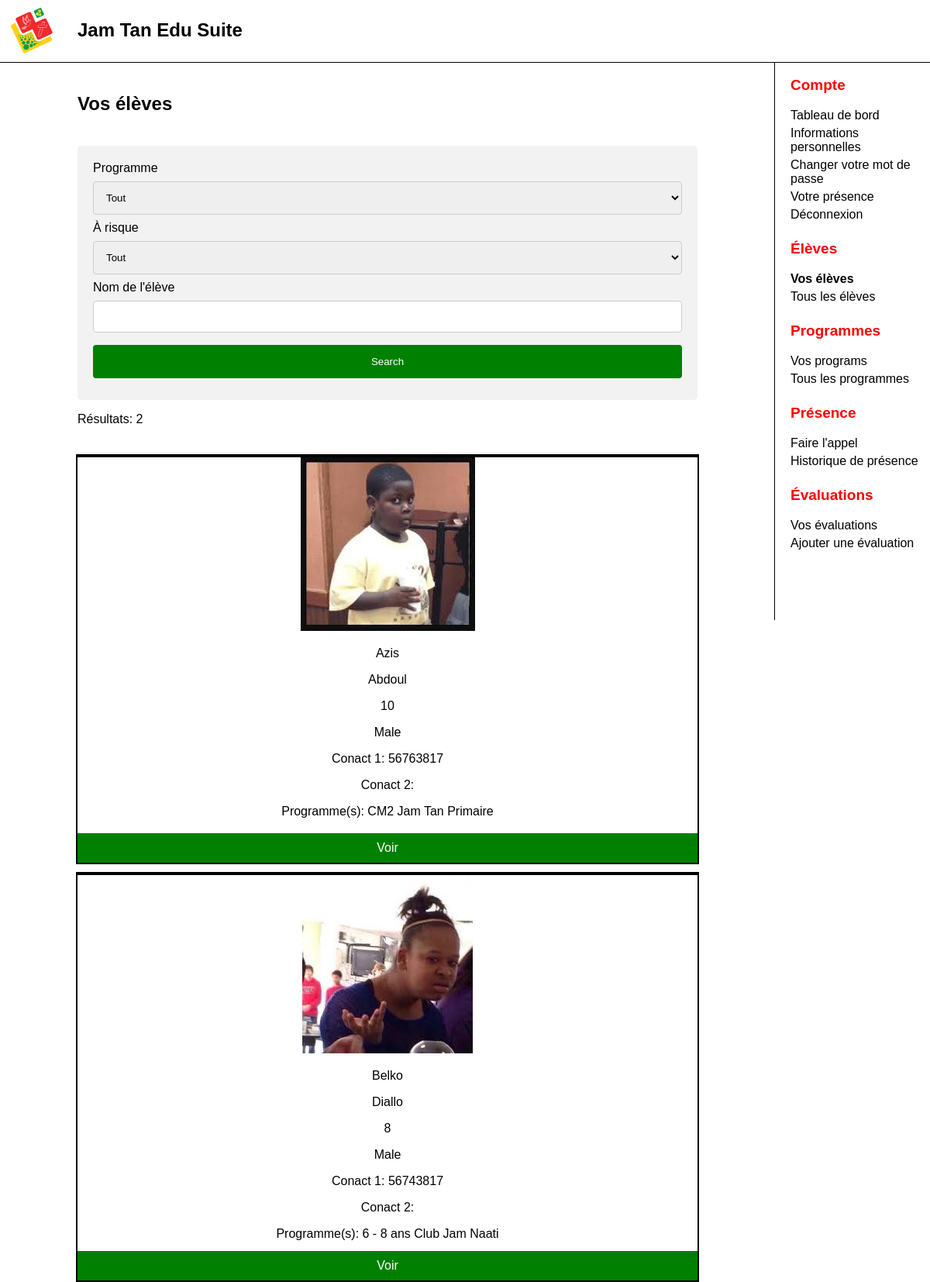
The page /views/YourStudents.php (signed in) on the database its author committed.
### tables this page shows
CREATE TABLE Student (
StudentID INTEGER NOT NULL PRIMARY KEY AUTO_INCREMENT,
StudentFirstName VARCHAR(60) NOT NULL,
StudentLastName VARCHAR(60) NOT NULL,
StudentBirthDate DATE NOT NULL,
StudentTown VARCHAR(60) NOT NULL,
StudentGender ENUM("Male", "Female"),
StudentSchool_Year TINYINT UNSIGNED NOT NULL DEFAULT 0,
StudentPicture VARCHAR(255),
Contact1 VARCHAR(8) NOT NULL,
Contact2 VARCHAR(8),
FatherFirst_Name VARCHAR(60) NOT NULL,
FatherLast_Name VARCHAR(60) NOT NULL,
MotherFirst_Name VARCHAR(60) NOT NULL,
MotherLast_Name VARCHAR(60) NOT NULL
);

### views/YourStudents.php (the view, shortened to what this page needs)
<?php
require("../controllers/db.php");
$AccountID = $_SESSION['AccountID'];
$GetStudents = "SELECT TIMESTAMPDIFF(YEAR, Student.StudentBirthDate, CURDATE()) AS Age,
Student.StudentID, Student.StudentFirstName, Student.StudentLastName, Contact1, Contact2,
Student.StudentGender, Student.StudentPicture,
GROUP_CONCAT(DISTINCT Program.ProgramName, ' ', ProgramCategory.CategoryName
ORDER BY Program.ProgramName SEPARATOR ', ') AS Programs
FROM student
INNER JOIN Enrollment ON Student.StudentID = Enrollment.StudentID
INNER JOIN Program ON Enrollment.ProgramID = Program.ProgramID
INNER JOIN Assignment ON Program.ProgramID = Assignment.ProgramID
INNER JOIN ProgramCategory ON Program.CategoryID = ProgramCategory.CategoryID
WHERE Assignment.StaffID = :id";
$params = ['id' => $AccountID];
$GetStudents .= " GROUP BY Student.StudentID";
$stmt = $conn->prepare($GetStudents);
$stmt->execute($params);
$Students = $stmt->fetchAll(PDO::FETCH_ASSOC);
$NumRows = count($Students);
?>
<!DOCTYPE html>
<html lang="en">
<head>
    <link rel="stylesheet" href="form.css">
    <link rel="stylesheet" href="StudentResult.css">
</head>
<body>
    <div id="main">
        <h2>Vos élèves</h2>
        <div class="form-container">
            <form action="<?=$_SERVER['PHP_SELF']?>" method="GET">
                <label for="InProgram">Programme</label>
                <select name="InProgram">
                    <option value="">Tout</option>
                </select>
                <label for="AtRisk">À risque</label>
                <select name="AtRisk">
                    <option value="">Tout</option>
                </select>
                <label for="Name">Nom de l'élève</label>
                <input type="text" name="Name" value="<?= htmlspecialchars($_GET['Name'] ?? '')?>">
                <input type="submit" value="Search">
            </form>
        </div>
        <p><?= "Résultats: " . htmlspecialchars($NumRows) ?></p>
        <div class="table-container">
            <?php foreach ($Students as $Student): ?>
                <div class="table">
                    <div class="table-contents-container">
                        <img src="../StudentImages/<?= htmlspecialchars($Student["StudentPicture"]) ?>.jpg"
                        alt="Image of <?= htmlspecialchars($Student["StudentFirstName"]) ?>">
                        <p>
                            <?= htmlspecialchars($Student["StudentFirstName"]) ?>
                        </p>
                        <p>
                            <?= htmlspecialchars($Student["StudentLastName"]) ?>
                        </p>
                        <p>
                            <?= htmlspecialchars($Student["Age"]) ?>
                        </p>
                        <p>
                            <?= htmlspecialchars($Student["StudentGender"]) ?>
                        </p>
                        <p>
                            <?= "Conact 1: " . htmlspecialchars($Student["Contact1"]) ?>
                        </p>
                        <p>
                            <?= "Conact 2: " . htmlspecialchars($Student["Contact2"]) ?>
                        </p>
                        <p>
                            <?= "Programme(s): " . htmlspecialchars($Student["Programs"]) ?>
                        </p>
                        <a href="Student.php?id=<?= $Student["StudentID"]?>&last_page=YourStudents.php"><div class="table-btn">Voir</div></a>
                    </div>
                </div>
            <?php endforeach ?>
        </div>
</body>
</html>

### nav/nav.css (style rules this page uses)
#logo { height: 70px; position: fixed; }
#topbar { top: 0; z-index: 1; width: 100vw; height: 70px; position: fixed; background-color: white; display: flex; border-bottom: thin solid; padding: 5px; }
#app_title { position: fixed; margin-left: 95px; display: block; }
#main { padding-top: 100px; margin-right: 300px; margin-left: 100px; }
#sidebar_menu { position: fixed; width: 200px; padding-top: 80px; border-left:solid black; border-width: thin; height: calc(100vh - 80px); overflow-y: auto; right: 0px; }
#sidebar_menu a { text-decoration: none; font-size: 16px; padding-bottom: 5px; color: black; display: block; padding-left: 20px; }
#sidebar_menu p { color: red; font-weight: bold; font-size: 19px; padding-left: 20px; }
#topbar { visibility: visible; }
#sidebar_menu { display: block; }

### views/form.css (style rules this page uses)
.form-container { padding-top: 20px; }
form { border-radius: 5px; background-color: #f2f2f2; padding: 20px; padding-top: 20px; }
label { display: block; }
input { width: 100%; padding: 12px; margin: 8px 0; display: inline-block; border: 1px solid #ccc; border-radius: 4px; box-sizing: border-box; }
select { width: 100%; padding: 12px; margin: 8px 0; display: inline-block; border: 1px solid #ccc; border-radius: 4px; box-sizing: border-box; }
input[type=submit] { width: 100%; background-color: green; color: white; padding: 14px; margin: 8px 0; border: none; border-radius: 4px; cursor: pointer; }

### views/StudentResult.css (style rules this page uses)
.table { border: 2px solid; border-color: black; text-align: center; flex: 1 1 calc(33.333% - 10px); min-height: 525px; position: relative; width: 100%; }
.table-container { padding-top: 20px; display: flex; gap: 10px; flex-direction: column; align-items: center; }
.table-contents-container { border-top: 2px solid; border-color: black; width: 100%; text-align: center; }
.table-btn { background-color: green; text-align: center; padding: 10px; color: white; bottom: 0; position: absolute; width: calc(100% - 20px); }

### views/YourStudents.php (style rules this page uses)
#s_your_students { font-weight: bold; }

### rows shown on the page
student: StudentPicture (picture), StudentFirstName "Azis", StudentLastName "Abdoul", Age "10", StudentGender "Male", Contact1 "56763817", Programs "CM2 Jam Tan Primaire"
student: StudentPicture (picture), StudentFirstName "Belko", StudentLastName "Diallo", Age "8", StudentGender "Male", Contact1 "56743817", Programs "6 - 8 ans Club Jam Naati"

### other values the page prints
$NumRows "2"
